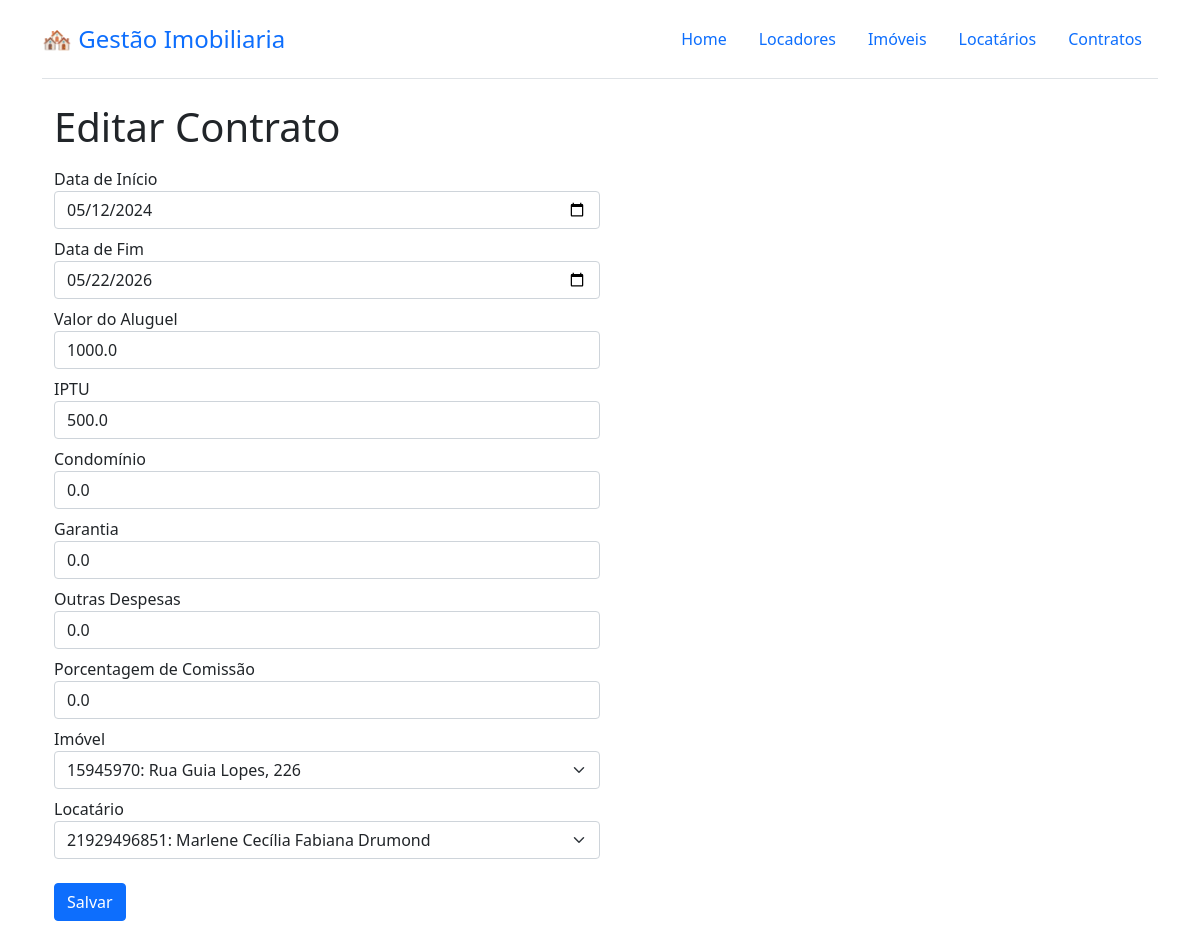
The app's page /contrato/1 with its own data.
### tables this page shows
CREATE TABLE `contrato` (
	`id` integer primary key NOT NULL UNIQUE,
	`data_inicio` REAL NOT NULL,
	`data_fim` REAL NOT NULL,
	`valor_aluguel` REAL NOT NULL,
	`IPTU` REAL NOT NULL,
	`condominio` REAL DEFAULT 0,
	`garantia` REAL DEFAULT 0,
	`outras_despesas` REAL DEFAULT 0,
	`porcentagem_comissao` REAL DEFAULT 0,
	`id_locatario` INTEGER NOT NULL,
	`id_imovel` INTEGER NOT NULL,
	FOREIGN KEY(`id_locatario`) REFERENCES `locatario`(`id`),
	FOREIGN KEY(`id_imovel`) REFERENCES `imovel`(`id`)
);

### gestao_imobiliaria/views/contrato.py (the view, shortened to what this page needs)
@contrato.route("/contrato/<int:id>", methods=["GET", "POST"])
def edit(id: int):
    db = get_db()
    form = ContratoForm(edit=True)
    contrato = db.execute("SELECT * FROM contrato WHERE id = ?", (id,)).fetchone()
    if contrato is None:
        abort(404, "Contrato id {0} doesn't exist.".format(id))
    if request.method == "GET":
        form.data_inicio.data = datetime.strptime(contrato["data_inicio"], '%Y-%m-%d')
        form.data_fim.data = datetime.strptime(contrato["data_fim"], '%Y-%m-%d')
        form.valor_aluguel.data = contrato["valor_aluguel"]
        form.IPTU.data = contrato["IPTU"]
        form.condominio.data = contrato["condominio"]
        form.garantia.data = contrato["garantia"]
        form.outras_despesas.data = contrato["outras_despesas"]
        form.porcentagem_comissao.data = contrato["porcentagem_comissao"]
        form.id_imovel.data = contrato["id_imovel"]
        form.id_locatario.data = contrato["id_locatario"]
    return render_template("form.html", form=form, page_title="Editar Contrato")

### gestao_imobiliaria/db.py (called while the page is built)
def get_db():
    if "db" not in g:
        g.db = sqlite3.connect(
            os.getenv("DATABASE_URL"), detect_types=sqlite3.PARSE_DECLTYPES
        )
        g.db.row_factory = sqlite3.Row
    return g.db

### gestao_imobiliaria/forms.py (called while the page is built)
    def populate_choices(self):
        db = get_db()  # Get the database connection
        cursor = db.cursor()
        cursor.execute('SELECT id, primeiro_nome, ultimo_nome, cpf FROM locatario')
        rows = cursor.fetchall()
        self.id_locatario.choices = [(row['id'], f"{row['cpf']}: {row['primeiro_nome']} {row['ultimo_nome']}") for row in rows]
        if self.edit == False:
            cursor.execute("SELECT id, cep, logradouro, numero FROM imovel where alugado = 'Não'")
        else:
            cursor.execute("SELECT id, cep, logradouro, numero FROM imovel")
        rows = cursor.fetchall()
        self.id_imovel.choices = [(row['id'], f"{row['cep']}: {row['logradouro']}, {row['numero']}") for row in rows]

### gestao_imobiliaria/templates/form.html (shortened to what this page needs)
{% extends "base.html" %}
{% block content %}
  <div class="container justify-content-left w-100 position-relative">
   <div>
      <h1>{{page_title.title()}}</h1>
    </div>
    <form action="" method="POST" class="w-50">
        {% set row_open = false %}
        {% for field in form %}
            {% if (field.type != "SubmitField") and (field.type != "CSRFTokenField") %}
                {% if field.label.text == "Logradouro"%}
                    <div class="row">
                        <div class="col-md-6">
                            <div class="form-group">
                                {{ form.logradouro.label(class="form-label mb-0 mt-2") }}
                                {{ form.logradouro(class="form-control", placeholder=form.logradouro.label.text) }}
                            </div>
                        </div>
                        <div class="col-md-6">
                            <div class="form-group">
                                {{ form.numero.label(class="form-label mb-0 mt-2") }}
                                {{ form.numero(class="form-control", placeholder=form.numero.label.text) }}
                            </div>
                        </div>
                    </div>
                {% elif field.label.text == "Número" %}
                {% else %}
                    {% if field.type == 'SelectField' %}
                        <div class="form-group">
                            {{ field.label(class="form-label mb-0 mt-2") }}
                            {{ field(class="form-select", placeholder=field.label.text) }}
                        </div>
                    {% else %}
                        <div class="form-group">
                            {{ field.label(class="form-label mb-0 mt-2") }}
                            {{ field(class="form-control", placeholder=field.label.text) }}
                        </div>
                    {% endif %}
                {% endif %}
            {% endif %}
        {% endfor %}
          <div class="form-group pt-4 mb-5">
              {{ form.submit(class="btn btn-primary") }}
          </div>
    </form>
  </div>
{% endblock %}

### records on screen
contrato: data_inicio "05/12/2024" "05/22/2026" "1000.0" "500.0" "0.0" "0.0" "0.0" "0.0", id_imovel "15945970: Rua Guia Lopes, 226" "21929496851: Marlene Cecília Fabiana Drumond"

### other values on screen
{{ page_title.title() }} "Editar Contrato"
{{ field.label(class="form-label mb-0 mt-2") }} "Data de Início" "Data de Fim" "Valor do Aluguel" "IPTU" "Condomínio" "Garantia" "Outras Despesas" "Porcentagem de Comissão"
{{ field.label(class="form-label mb-0 mt-2") }} "Imóvel" "Locatário"
